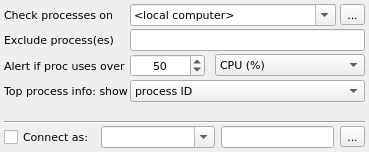
<?xml version="1.0" encoding="UTF-8"?>
<ui version="4.0">
 <class>DominantProcessWidget</class>
 <widget class="QWidget" name="DominantProcessWidget">
  <property name="geometry">
   <rect>
    <x>0</x>
    <y>0</y>
    <width>369</width>
    <height>152</height>
   </rect>
  </property>
  <property name="font">
   <font>
    <family>DejaVu Sans</family>
    <pointsize>8</pointsize>
   </font>
  </property>
  <property name="windowTitle">
   <string>Form</string>
  </property>
  <layout class="QVBoxLayout" name="verticalLayout">
   <property name="spacing">
    <number>0</number>
   </property>
   <property name="leftMargin">
    <number>4</number>
   </property>
   <property name="topMargin">
    <number>4</number>
   </property>
   <property name="rightMargin">
    <number>4</number>
   </property>
   <property name="bottomMargin">
    <number>4</number>
   </property>
   <item>
    <layout class="QFormLayout" name="formLayout">
     <property name="horizontalSpacing">
      <number>2</number>
     </property>
     <property name="verticalSpacing">
      <number>3</number>
     </property>
     <property name="bottomMargin">
      <number>4</number>
     </property>
     <item row="0" column="0">
      <widget class="QLabel" name="label">
       <property name="text">
        <string>Check processes on</string>
       </property>
       <property name="buddy">
        <cstring>cmbCheckProcesses</cstring>
       </property>
      </widget>
     </item>
     <item row="0" column="1">
      <layout class="QHBoxLayout" name="horizontalLayout">
       <property name="spacing">
        <number>4</number>
       </property>
       <item>
        <widget class="QComboBox" name="cmbCheckProcesses">
         <property name="editable">
          <bool>true</bool>
         </property>
         <property name="currentText">
          <string>&lt;local computer&gt;</string>
         </property>
         <item>
          <property name="text">
           <string>&lt;local computer&gt;</string>
          </property>
         </item>
        </widget>
       </item>
       <item>
        <widget class="QToolButton" name="btnCheckProcesses">
         <property name="text">
          <string>...</string>
         </property>
         <property name="icon">
          <iconset resource="../../qHostMonitor.qrc">
           <normaloff>:/img/browse.png</normaloff>:/img/browse.png</iconset>
         </property>
         <property name="iconSize">
          <size>
           <width>16</width>
           <height>16</height>
          </size>
         </property>
        </widget>
       </item>
      </layout>
     </item>
     <item row="1" column="0">
      <widget class="QLabel" name="label_2">
       <property name="text">
        <string>Exclude process(es)</string>
       </property>
       <property name="buddy">
        <cstring>lnExcludedProcesses</cstring>
       </property>
      </widget>
     </item>
     <item row="1" column="1">
      <widget class="QLineEdit" name="lnExcludedProcesses"/>
     </item>
     <item row="2" column="0">
      <widget class="QLabel" name="label_3">
       <property name="text">
        <string>Alert if proc uses over</string>
       </property>
       <property name="buddy">
        <cstring>spinAlertIf</cstring>
       </property>
      </widget>
     </item>
     <item row="2" column="1">
      <layout class="QHBoxLayout" name="horizontalLayout_2" stretch="1,2">
       <property name="spacing">
        <number>10</number>
       </property>
       <item>
        <widget class="QSpinBox" name="spinAlertIf">
         <property name="alignment">
          <set>Qt::AlignCenter</set>
         </property>
         <property name="minimum">
          <number>1</number>
         </property>
         <property name="maximum">
          <number>524288</number>
         </property>
         <property name="value">
          <number>50</number>
         </property>
        </widget>
       </item>
       <item>
        <widget class="QComboBox" name="cmbAlertIf">
         <item>
          <property name="text">
           <string>CPU (%)</string>
          </property>
         </item>
         <item>
          <property name="text">
           <string>Handles</string>
          </property>
         </item>
         <item>
          <property name="text">
           <string>Threads</string>
          </property>
         </item>
         <item>
          <property name="text">
           <string>Memory (MB)</string>
          </property>
         </item>
         <item>
          <property name="text">
           <string>VMem (MB)</string>
          </property>
         </item>
         <item>
          <property name="text">
           <string>Address space (MB)</string>
          </property>
         </item>
        </widget>
       </item>
      </layout>
     </item>
     <item row="3" column="0">
      <widget class="QLabel" name="label_4">
       <property name="text">
        <string>Top process info: show</string>
       </property>
       <property name="buddy">
        <cstring>cmbTopProcess</cstring>
       </property>
      </widget>
     </item>
     <item row="3" column="1">
      <widget class="QComboBox" name="cmbTopProcess">
       <item>
        <property name="text">
         <string>process ID</string>
        </property>
       </item>
       <item>
        <property name="text">
         <string>process name</string>
        </property>
       </item>
       <item>
        <property name="text">
         <string>process name, ID</string>
        </property>
       </item>
       <item>
        <property name="text">
         <string>value (Address space)</string>
        </property>
       </item>
       <item>
        <property name="text">
         <string>value, process ID</string>
        </property>
       </item>
       <item>
        <property name="text">
         <string>value, process name</string>
        </property>
       </item>
       <item>
        <property name="text">
         <string>value, process name, ID</string>
        </property>
       </item>
      </widget>
     </item>
    </layout>
   </item>
   <item>
    <widget class="Line" name="line">
     <property name="orientation">
      <enum>Qt::Horizontal</enum>
     </property>
    </widget>
   </item>
   <item>
    <layout class="QHBoxLayout" name="horizontalLayout_3" stretch="2,3,3,1">
     <property name="spacing">
      <number>6</number>
     </property>
     <property name="topMargin">
      <number>2</number>
     </property>
     <item>
      <widget class="QCheckBox" name="chkConnectAs">
       <property name="text">
        <string>Connect as:</string>
       </property>
      </widget>
     </item>
     <item>
      <widget class="QComboBox" name="cmbConnectLogin">
       <property name="editable">
        <bool>true</bool>
       </property>
      </widget>
     </item>
     <item>
      <widget class="QLineEdit" name="lineConnectPassword"/>
     </item>
     <item>
      <widget class="QToolButton" name="btnConnectAs">
       <property name="text">
        <string>...</string>
       </property>
       <property name="icon">
        <iconset resource="../../qHostMonitor.qrc">
         <normaloff>:/img/misc/processMeter.png</normaloff>:/img/misc/processMeter.png</iconset>
       </property>
       <property name="iconSize">
        <size>
         <width>16</width>
         <height>16</height>
        </size>
       </property>
      </widget>
     </item>
    </layout>
   </item>
  </layout>
 </widget>
 <resources>
  <include location="../../qHostMonitor.qrc"/>
 </resources>
 <connections/>
</ui>
